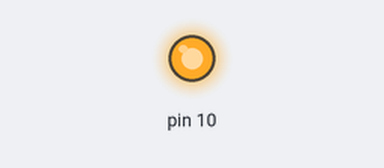
This sketch was run on a simulated Arduino Uno, built with avr-gcc and run on an emulated ATmega328P. On the bench: output pins drawn as LEDs (lit = HIGH).

Above: at 0.1 s.
Timing chart, 0 to 1.6 s (numbered marks = the images above):
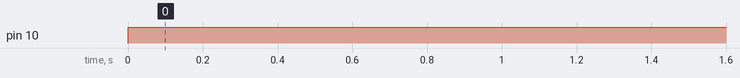

The sketch:

spi10regs.ino
```cpp
#include <SPI.h>

unsigned char ssd[16]={0x3F,0x06,0x5B,0x4F,0x66,0x6D,0x7D,0x07,0x7F,0x6F,
                      0x77,0x7C,0x39,0x5E,0x79,0x71};
void setup() {
  // put your setup code here, to run once:
  SPI.begin();
  pinMode(10,OUTPUT);


}

void loop() {
  // put your main code here, to run repeatedly:
 digitalWrite(10,LOW);
 /*
  SPI.transfer(ssd[0]);
  SPI.transfer(ssd[1]);

  SPI.transfer(ssd[2]);
  SPI.transfer(ssd[3]);

  SPI.transfer(ssd[4]);
  SPI.transfer(ssd[5]);

  SPI.transfer(ssd[6]);
  SPI.transfer(ssd[7]);

  SPI.transfer(ssd[8]);
  SPI.transfer(ssd[9]);
  */
  for(int i=9;i>=0;i--)
    SPI.transfer(ssd[i]);
  digitalWrite(10,HIGH);
  delay(5000);

  digitalWrite(10,LOW);

  for(int i=15;i>=10;i--)
    SPI.transfer(ssd[i]);
  digitalWrite(10,HIGH);
  delay(5000);
}
```

Measured:
- by itself, pin 10: LOW → HIGH at 0.00 s
